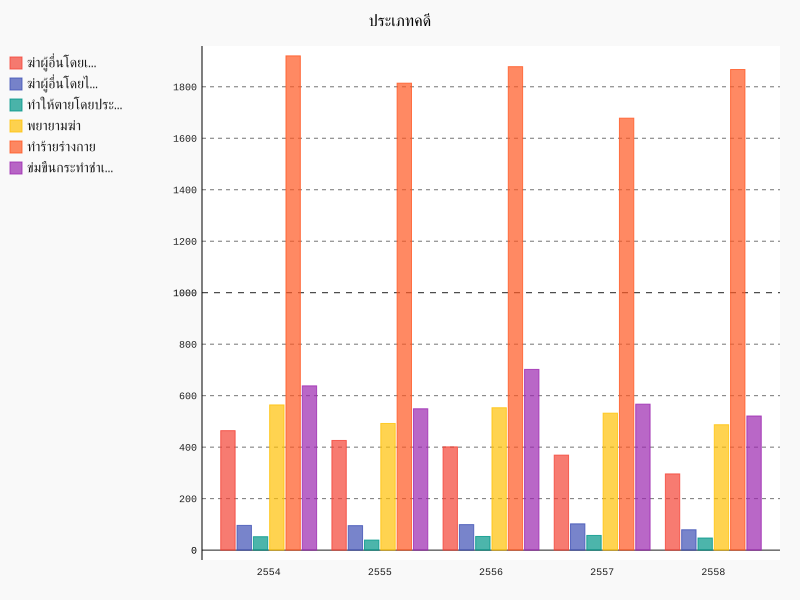

Here is the Python script that generated this plot:
"""Show Information"""
import pygal
from xlrd import open_workbook
def function(): #hello mom 
    """Northern"""

    #open_worksheet
    book = open_workbook('D:/Book1.xlsx')
    sheet = book.sheet_by_index(1)
    kill_honest = [sheet.cell(3, col_index).value for col_index in range(1, 6)]
    kill_bad = [sheet.cell(4, col_index).value for col_index in range(1, 6)]
    careless = [sheet.cell(5, col_index).value for col_index in range(1, 6)]
    try_to_kill = [sheet.cell(6, col_index).value for col_index in range(1, 6)]
    attrack = [sheet.cell(7, col_index).value for col_index in range(1, 6)]
    rape = [sheet.cell(8, col_index).value for col_index in range(1, 6)]

    #make
    line_chart = pygal.Bar()
    line_chart.title = sheet.cell(0, 0).value
    year = ["2554", "2555", "2556", "2557", "2558"]
    line_chart.x_labels = map(str, year)
    line_chart.add(sheet.cell(3, 0).value, kill_honest)
    line_chart.add(sheet.cell(4, 0).value, kill_bad)
    line_chart.add(sheet.cell(5, 0).value, careless)
    line_chart.add(sheet.cell(6, 0).value, try_to_kill)
    line_chart.add(sheet.cell(7, 0).value, attrack)
    line_chart.add(sheet.cell(8, 0).value, rape)
    line_chart.render_to_file('Northern.svg')

function()
